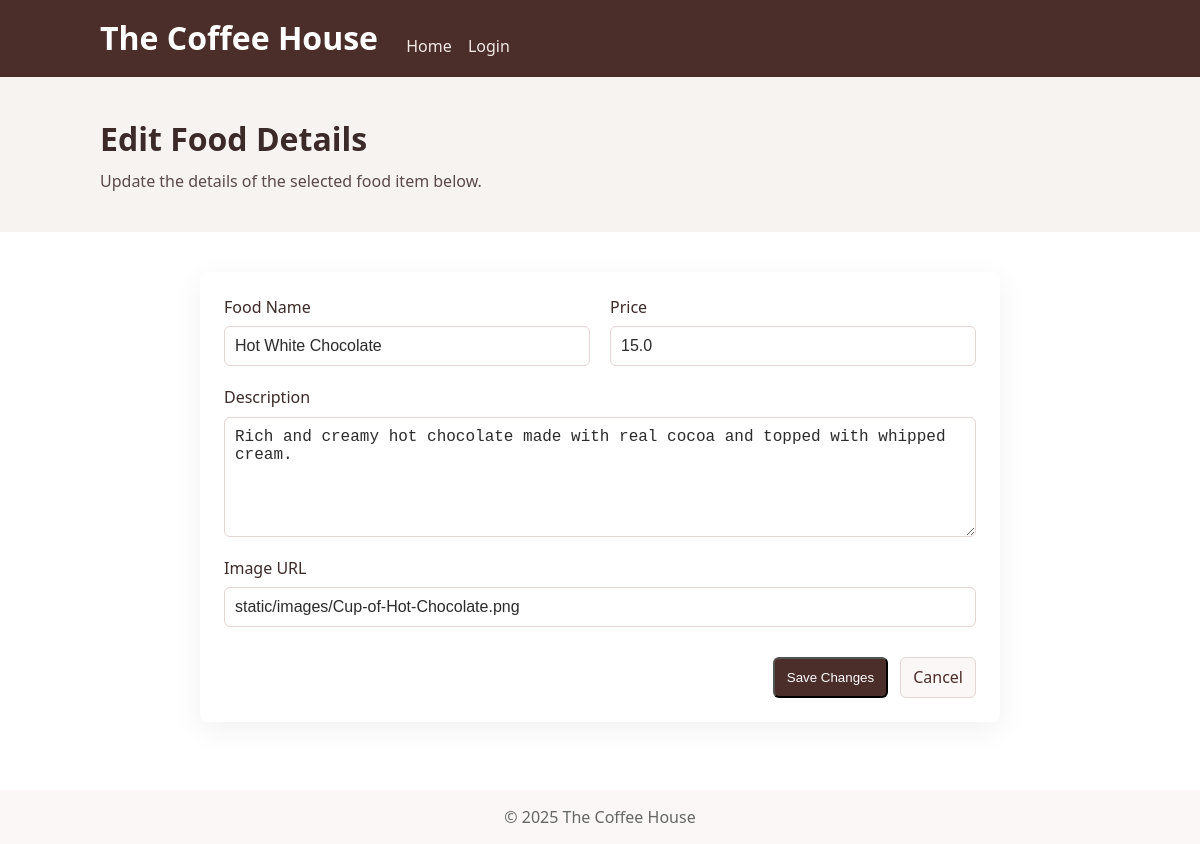
The page /admin/editFood/3 on the database its author committed.
### tables this page shows
CREATE TABLE food_menu (
        id INTEGER PRIMARY KEY,
        name TEXT NOT NULL,
        price REAL NOT NULL,
        description TEXT,
        image_url TEXT
    );

### app.py (the view, shortened to what this page needs)
@app.route("/admin/editFood/<int:foodID>", methods=["GET", "POST"])
def editFood(foodID):
    db = get_db()
    cursor = db.cursor()
    if request.method == "GET":
        cursor.execute("SELECT * FROM food_menu WHERE id = ?", [foodID])
        food = cursor.fetchone()
        db.close()
        return render_template("editFood.html", food=food)

### app.py (called while the page is built)
def get_db():
    conn = sqlite3.connect("cafe.db")
    conn.row_factory = sqlite3.Row  # This allows accessing columns by name
    return conn

### templates/editFood.html (shortened to what this page needs)
<!DOCTYPE html>
<html lang="en">
    <head>
        <link rel="stylesheet" href="/static/css/style.css" />
    </head>
    <body>
        <header class="site-header">
            <div class="container">
                <h1 class="logo">The Coffee House</h1>
                <nav>
                    <a href="/">Home</a>
                    <a href="/login">Login</a>
                </nav>
            </div>
        </header>
        <section class="hero">
            <div class="container hero-inner">
                <div class="hero-text">
                    <h2>Edit Food Details</h2>
                    <p>Update the details of the selected food item below.</p>
                </div>
            </div>
        </section>
        <section class="container profile-card">
            <form class="card add-food-form" action="/admin/editFood/{{food.id}}" method="POST">
                <div class="form-grid">
                    <div class="form-group">
                        <label for="name">Food Name</label>
                        <input type="text" id="name" name="name" value="{{food.name}}" required
                               placeholder="e.g., Chocolate Croissant">
                    </div>
                    <div class="form-group">
                        <label for="price">Price</label>
                        <input type="number" id="price" name="price" step="0.01" value="{{food.price}}" required
                               placeholder="e.g., 4.99">
                    </div>
                    <div class="form-group full-width">
                        <label for="description">Description</label>
                        <textarea id="description" name="description" required
                                 placeholder="Describe your menu item...">{{food.description}}</textarea>
                    </div>
                    <div class="form-group full-width">
                        <label for="image">Image URL</label>
                        <input type="text" id="image" name="image_url" value="{{food.image_url}}" required
                               placeholder="Enter the image URL">
                    </div>
                    <div class="form-actions">
                        <button type="submit" class="btn">Save Changes</button>
                        <a href="/" class="btn btn-secondary">Cancel</a>
                    </div>
                </div>
            </form>
        </section>
        <footer class="site-footer">
            <div class="container">&copy; {{ 2025 }} The Coffee House</div>
        </footer>
    </body>
</html>

### static/css/style.css (style rules this page uses)
* { box-sizing: border-box; margin: 0; padding: 0; }
body { font-family: system-ui, -apple-system, Segoe UI, Roboto, Helvetica, Arial, sans-serif; line-height: 1.4; color: #2b2b2b; background: #fff; }
.container { width: 92%; max-width: 1000px; margin: 0 auto; }
.site-header { background: #4b2e2a; color: #fff; padding: 16px 0; }
.site-header .logo { display: inline-block; font-weight: 700; margin-right: 24px; }
.site-header nav { display: inline-block; vertical-align: middle; }
.site-header nav a { color: #f3e9e6; margin-right: 12px; text-decoration: none; }
.hero { background: #f7f3f1; padding: 40px 0; }
.hero-inner { display: flex; gap: 20px; align-items: center; }
.hero-text h2 { font-size: 32px; color: #3b2a28; margin-bottom: 8px; }
.hero-text p { color: #5a4a49; }
.site-footer { background: #faf7f6; padding: 16px 0; color: #666; margin-top: 28px; text-align: center; }
.profile-card { padding: 40px 0; }
.card { display: flex; gap: 20px; background: #fff; border-radius: 8px; padding: 18px; box-shadow: 0 8px 30px rgba(0, 0, 0, 0.06); align-items: center; }
.btn { display: inline-block; margin-top: 10px; padding: 8px 12px; background: #4b2e2a; color: #fff; text-decoration: none; border-radius: 6px; }
.add-food-form { width: 100%; max-width: 800px; margin: 0 auto; padding: 24px; }
.form-grid { display: grid; grid-template-columns: repeat(2, 1fr); gap: 20px; width: 100%; }
.form-group { display: flex; flex-direction: column; gap: 8px; }
.form-group.full-width { grid-column: 1 / -1; }
.form-group label { color: #3b2a28; font-weight: 500; }
.form-group input, .form-group textarea { padding: 10px; border: 1px solid #e3d6d4; border-radius: 6px; font-size: 1rem; color: #2b2b2b; background: #fff; }
.form-group textarea { min-height: 120px; resize: vertical; }
.form-actions { grid-column: 1 / -1; display: flex; gap: 12px; justify-content: flex-end; }
.btn-secondary { background: #faf7f6; color: #4b2e2a; border: 1px solid #e3d6d4; }

### rows shown on the page
food_menu: name "Hot White Chocolate", price "15.0", description "Rich and creamy hot chocolate made with real cocoa and topped with whipped cream.", image_url "static/images/Cup-of-Hot-Chocolate.png"

### other values the page prints
{{ 2025 }} "2025"
